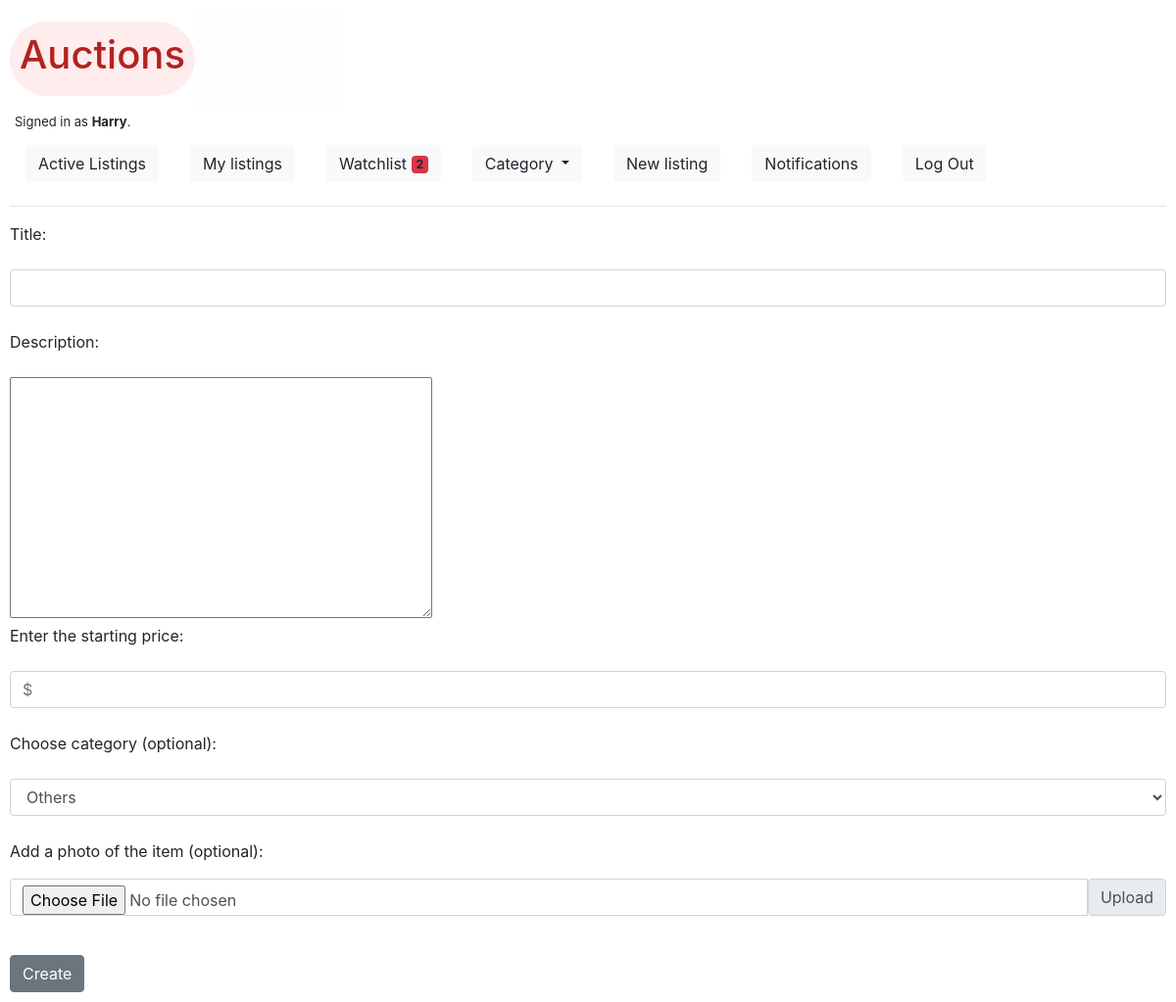
The app's page /new_listing (signed in), older data.
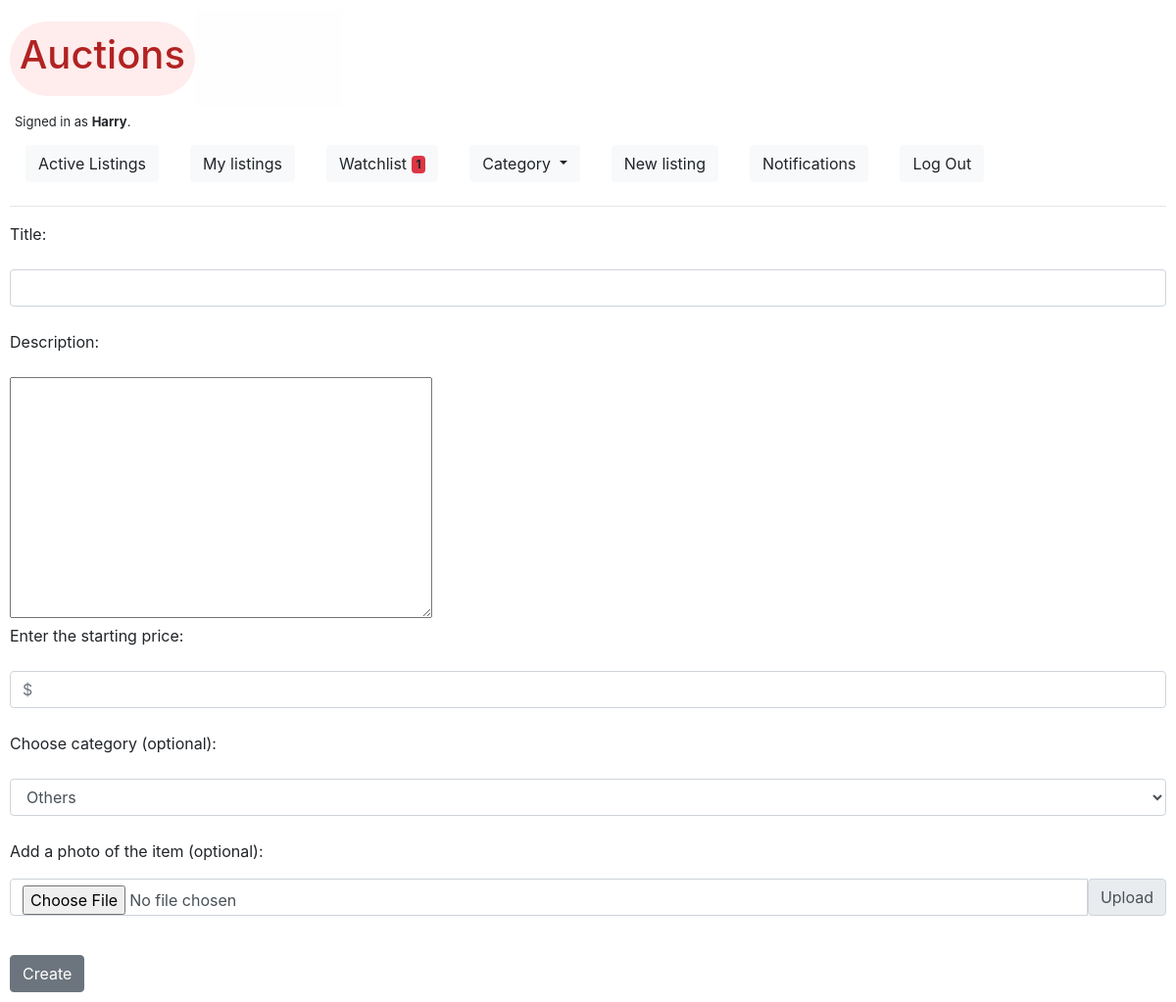
The same page, newer data.
### auctions/models.py (models this page shows)
class User(AbstractUser):
    pass

### auctions/views.py (the view)
# urls.py: path("new_listing", views.new_listing, name="new_listing"),
@login_required
def new_listing(request):
    if request.method == 'POST':
        inf_form = InfoForm(request.POST)
        img_form = ImageFormNew(request.POST, request.FILES)
        if inf_form.is_valid() and img_form.is_valid():
            its_my = True
            user = request.user
            title = inf_form.cleaned_data['title']
            description = inf_form.cleaned_data['description']
            starting_price = inf_form.cleaned_data['starting_price']
            category = inf_form.cleaned_data['category']
            if not category:
                category ='OT'
            Listing(user=user, title=title,
                    description=description,
                    starting_price=starting_price, category=category).save()
            listing = Listing.objects.filter(title=title).get()
            image = img_form.cleaned_data['image']
            if image:
                Photo(user=user, listing=listing, image=image).save()
            return HttpResponseRedirect(reverse('listing', kwargs={'title': title}))
        else:
            return render(request, "auctions/new_listing.html", {
                "inf_form": InfoForm(request.POST),
                "img_form": ImageFormNew(),
                })
    else:
        return render(request, "auctions/new_listing.html", {
            "inf_form": InfoForm(),
            "img_form": ImageFormNew(),
            })

### auctions/views.py
class InfoForm(forms.ModelForm):
    class Meta:
        model = Listing
        fields = ['title', 'description', 'starting_price', 'category']
        labels = {
            'title': 'Title',
            'starting_price': 'Enter the starting price',
            'category': 'Choose category (optional)',
        }
        widgets = {
            'title': forms.TextInput(attrs={'class': 'form-control'}),
            'starting_price': forms.NumberInput(attrs={'class': 'form-control',
                                                        'placeholder': '$'}),
            'category': forms.Select(attrs={'class': 'form-control'}),
        }

class ImageFormNew(forms.ModelForm):
    class Meta:
        model = Photo
        fields = ['image']
        labels = {
            'image': '',
        }
        widgets = {
            'image': forms.FileInput(attrs={'class': 'form-control',
                                            'id': 'inputGroupFile01',}),
        }

### auctions/templates/auctions/new_listing.html (shortened to what this page needs)
{% extends "auctions/layout.html" %}
{% block body %}
    <form action="{% url 'new_listing' %}" method="post" enctype="multipart/form-data">
        {% for field in inf_form %}
            <p>{{ field.label_tag }}</p>
            {{ field }}
            <br>
        {% endfor %}
        <p>Add a photo of the item (optional):</p>
        <div class="input-group mb-3">
            {{ img_form }}
            <label class="input-group-text" for="inputGroupFile01">Upload</label>
        </div>
        <br>
        <button class="btn btn-secondary" type="submit">Create</button>
    </form>
{% endblock %}

### auctions/templates/auctions/layout.html (shortened to what this page needs)
{% load static %}
<!DOCTYPE html>
<html lang="en">
    <head>
        <link rel="stylesheet" href="https://stackpath.bootstrapcdn.com/bootstrap/4.4.1/css/bootstrap.min.css">
        <link rel="stylesheet" href="{% static 'auctions/styles.css' %}">
        <link rel="stylesheet" href="{% static 'auctions/color.css' %}">
        <script src="https://cdn.jsdelivr.net/npm/bootstrap@5.0.0-beta1/dist/js/bootstrap.min.js"></script>    </head>
    <body class="auctions">
        <div class="title">
            <div id="auction_logo"><h1>Auctions</h1></div>
            <div class="gif"></div>
        </div>
        <div id="is_authenticated">
            {% if user.is_authenticated %}
                Signed in as <strong>{{ user.username }}</strong>.
            {% else %}
                Not signed in.
            {% endif %}
        </div>
        <ul class="nav">
                <li class="nav-item">
                    <a class="nav-link" href="{% url 'index' %}">
                        <button type="button" class="btn btn-light">
                            Active Listings
                        </button>
                    </a>
                </li>
                {% if user.is_authenticated %}
                    <li class="nav-item">
                        <a class="nav-link" href="{% url 'my_listings' %}">
                            <button type="button" class="btn btn-light">
                                My listings
                            </button>
                        </a>
                    </li>
                    <li class="nav-item">
                        <a class="nav-link" href="{% url 'watchlist' %}">
                            <button type="button" class="btn btn-light">
                                Watchlist <span class="badge bg-danger">{% if request.user.watch.count != 0 %} {{ request.user.watch.count }} {% endif %}</span>
                              </button></a>
                    </li>
                    <li class="nav-item">
                        <div class="nav-link">
                            <a class="btn btn-light dropdown-toggle" href="#" role="button" id="dropdownMenuLink" data-toggle="dropdown" aria-haspopup="true" aria-expanded="false">
                            Category
                            </a>
                        </div>
                    </li>
                    <li class="nav-item">
                        <a class="nav-link" href="{% url 'new_listing' %}">
                            <button type="button" class="btn btn-light">
                                New listing
                            </button>
                        </a>
                    </li>
                    <li class="nav-item">
                        <a class="nav-link" href="{% url 'notifications' %}">
                            <button type="button" class="btn btn-light">
                                Notifications
                              </button></a>
                    </li>
                    <li class="nav-item">
                        <a class="nav-link" href="{% url 'logout' %}">
                            <button type="button" class="btn btn-light">
                                Log Out
                            </button>
                        </a>
                    </li>
                {% endif %}
        </ul>
        <hr>
        {% block body %}
        {% endblock %}
    </body>
</html>

Row changes from the older to the newer data that the page shows:
changed User "Harry": user.watch.count "2" → "1"
